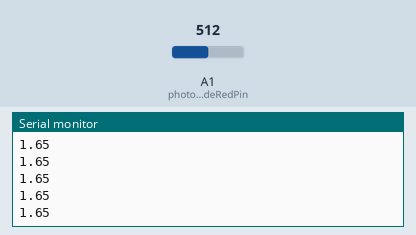
This sketch was run on a simulated Arduino Uno, built with avr-gcc and run on an emulated ATmega328P. On the bench: the last lines printed to the serial monitor. The test bench sets the inputs (shaded band); at power-on: A1 (photodiodeRedPin) = 512.

Above: at 1.2 s.
1.3 s: A1 (photodiodeRedPin) set to 716
At 2.2 s:
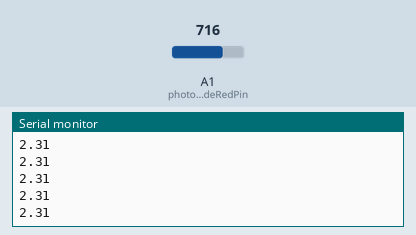
2.8 s: A1 (photodiodeRedPin) set to 900
At 3.4 s:
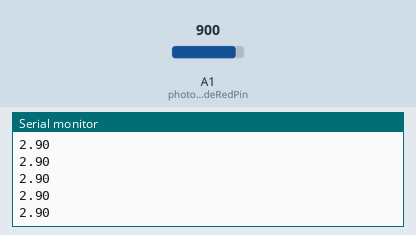
Timing chart, 0 to 5.8 s (numbered marks = the images above; inputs shaded):
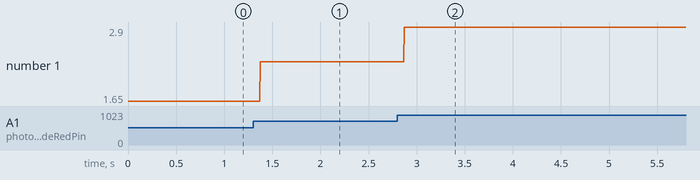

The sketch:

Photodiode_Testing.ino
```cpp
/* BIM 110 - UC Davis Senior Design */

int photodiodeRedPin = A1;

int photodiodeRedValue = 0;

void setup() {
  // put your setup code here, to run once:
  Serial.begin(9600);
  pinMode(photodiodeRedPin, INPUT);
}

void loop() {
  // put your main code here, to run repeatedly:
  photodiodeRedValue = analogRead(photodiodeRedPin);
  float voltagePhotodiodeRed = photodiodeRedValue * (3.3 / 1023);
  Serial.println(voltagePhotodiodeRed);
}
```

Measured:
- after the input at 1.3 s, the serial monitor: prints a new line after 0.07 s (image 1)
- after the input at 2.8 s, the serial monitor: prints a new line after 0.07 s (image 2)
- plotted number 1: 1.65 → 2.31 after the input at 1.3 s, 2.31 → 2.9 after the input at 2.8 s
